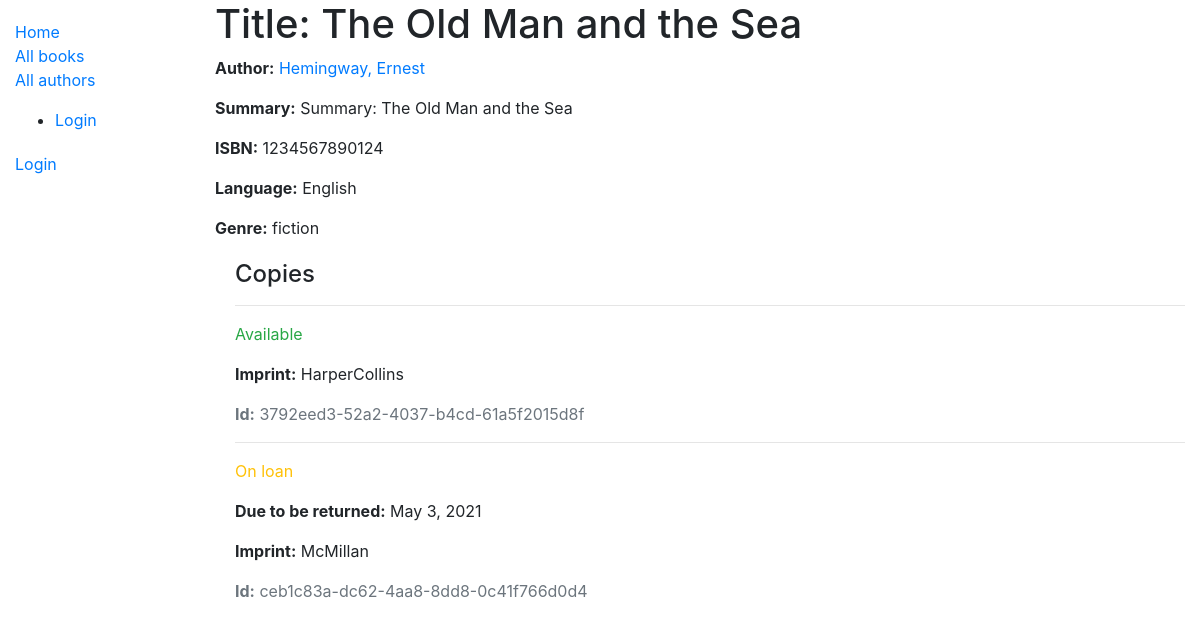
/catalog/book/2, run on the app's committed database.
### catalog/models.py (models this page shows, shortened)
class Book(models.Model):
    title = models.CharField(max_length=200)
    author = models.ForeignKey('Author', on_delete=models.SET_NULL, null=True)
    summary = models.TextField(max_length=1000, help_text='Enter a brief description of the book')
    isbn = models.CharField('ISBN', max_length=13, unique=True,
                             help_text='13 Character <a href="https://www.isbn-international.org/content/what-isbn">ISBN number</a>')
    genre = models.ManyToManyField(Genre, help_text='Select a genre for this book')
    language = models.ForeignKey('Language', on_delete=models.SET_NULL, null=True)
    def display_genre(self):
        """Create a string for the Genre. This is required to display genre in Admin."""
        return ', '.join(genre.name for genre in self.genre.all()[:3])
    display_genre.short_description = 'Genre'

class Author(models.Model):
    first_name = models.CharField(max_length=100)
    last_name = models.CharField(max_length=100)
    date_of_birth = models.DateField(null=True, blank=True)
    date_of_death = models.DateField('died', null=True, blank=True)  # Not 'Died'-Django expects 'died'
    class Meta:
        ordering = ['last_name']
    def __str__(self):
        return f'{self.last_name}, {self.first_name}'

class Language(models.Model):
    name = models.CharField(max_length=100)
    def __str__(self):
        return self.name

class Genre(models.Model):
    name = models.CharField(max_length=200, help_text='Enter a book genre (e.g. Science Fiction)')
    def __str__(self):
        return self.name

class BookInstance(models.Model):
    id = models.UUIDField(primary_key=True, default=uuid.uuid4, help_text='Unique ID for this particular book across whole library')
    book = models.ForeignKey('Book', on_delete=models.RESTRICT, null=True)
    imprint = models.CharField(max_length=200)
    due_back = models.DateField(null=True, blank=True)
    borrower = models.ForeignKey(User, on_delete=models.SET_NULL, null=True, blank=True)
    LOAN_STATUS = (
        ('m', 'Maintenance'),
        ('o', 'On loan'),
        ('a', 'Available'),
        ('r', 'Reserved'),
    )
    status = models.CharField(
        max_length=1,
        choices=LOAN_STATUS,
        blank=True,
        default='m',
        help_text='Book availability',
    )
    class Meta:
        ordering = ['due_back']
        permissions = (("can_mark_returned", "Set book as returned"),)

### catalog/views.py (the view)
# urls.py: path('book/<int:pk>', views.BookDetailView.as_view(), name='book-detail'),
class BookDetailView(generic.DetailView):
    model = Book

### catalog/templates/catalog/book_detail.html
{% extends "base_generic.html" %}
{% block content %}
  <h1>Title: {{ book.title }}</h1>
  <p><strong>Author:</strong> <a href="{% url 'author-detail' book.author.pk %}">{{ book.author }}</a></p>
  <p><strong>Summary:</strong> {{ book.summary }}</p>
  <p><strong>ISBN:</strong> {{ book.isbn }}</p>
  <p><strong>Language:</strong> {{ book.language }}</p>
  <p><strong>Genre:</strong> {{ book.genre.all|join:", " }}</p>
  <div style="margin-left:20px;margin-top:20px">
    <h4>Copies</h4>
    {% for copy in book.bookinstance_set.all %}
      <hr>
      <p class="{% if copy.status == 'a' %}text-success{% elif copy.status == 'm' %}text-danger{% else %}text-warning{% endif %}">
        {{ copy.get_status_display }}
      </p>
      {% if copy.status != 'a' %}
        <p><strong>Due to be returned:</strong> {{ copy.due_back }}</p>
      {% endif %}
      <p><strong>Imprint:</strong> {{ copy.imprint }}</p>
      <p class="text-muted"><strong>Id:</strong> {{ copy.id }}</p>
    {% endfor %}
  </div>
{% endblock %}

### data on the page
Book: title "The Old Man and the Sea", author "Hemingway, Ernest", summary "Summary: The Old Man and the Sea", isbn "1234567890124", language "English", genre.all "fiction"
BookInstance: status "Available", imprint "HarperCollins", id "3792eed3-52a2-4037-b4cd-61a5f2015d8f"
BookInstance: status "On loan", due_back "May 3, 2021", imprint "McMillan", id "ceb1c83a-dc62-4aa8-8dd8-0c41f766d0d4"
